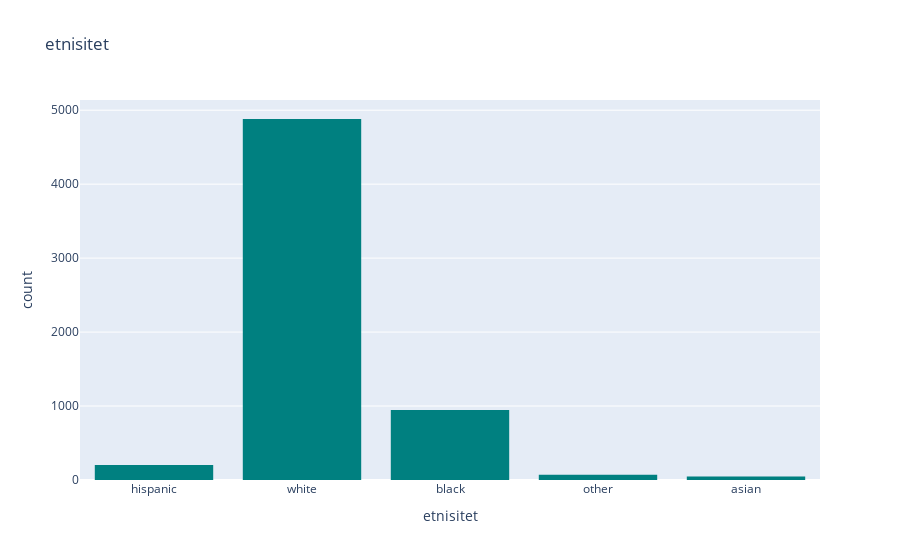
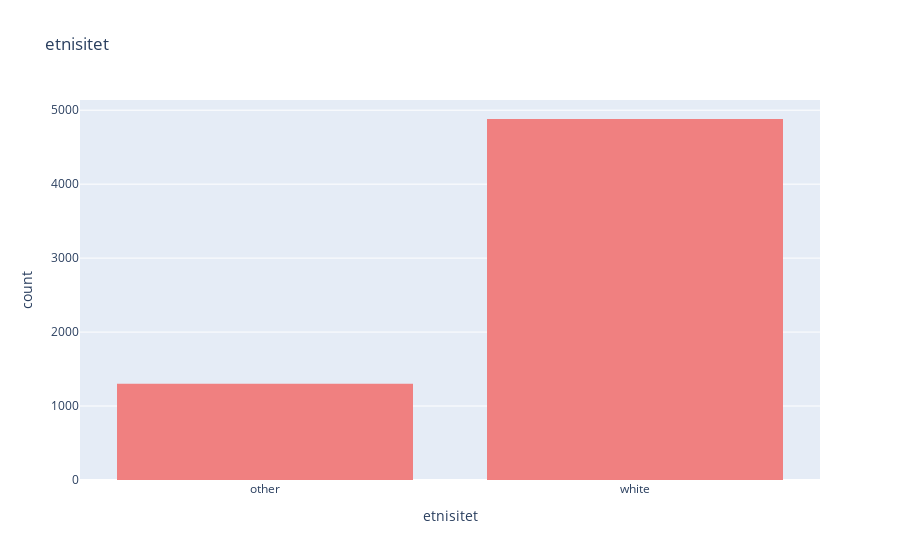

Write notebook code for charts like these, in order.
### Markdown cell above
Etnistet, gjør om manglende verdier til other og samler minoritetsgruppene til other for jevnere fordeling

### Code cell
histogram(X_train[["etnisitet"]])


X_train["etnisitet"] = X_train["etnisitet"].fillna("other")
X_val["etnisitet"] = X_val["etnisitet"].fillna("other")
X_test["etnisitet"] = X_test["etnisitet"].fillna("other")


X_train["etnisitet"] = X_train["etnisitet"].replace({"black": "other", "hispanic": "other", "asian": "other", "other": "other"})
X_test["etnisitet"] = X_test["etnisitet"].replace({"black": "other", "hispanic": "other", "asian": "other", "other": "other"})
X_val["etnisitet"] = X_val["etnisitet"].replace({"black": "other", "hispanic": "other", "asian": "other", "other": "other"})


histogram(X_train[["etnisitet"]], color="lightcoral")

### Figure 1 — Plotly figure (JSON) as saved in the notebook; plotly's stock layout.template omitted (floating-point values rounded to 4 significant figures; data arrays with more than 128 entries replaced by an {"elided": "..."} marker saying what was removed)
{"data": [{"alignmentgroup": "True", "bingroup": "x", "hovertemplate": "etnisitet=%{x}<br>count=%{y}<extra></extra>", "legendgroup": "", "marker": {"color": "teal", "pattern": {"shape": ""}}, "name": "", "offsetgroup": "", "orientation": "v", "showlegend": false, "type": "histogram", "x": {"elided": "6184 str values"}, "xaxis": "x", "yaxis": "y"}], "layout": {"barmode": "relative", "legend": {"tracegroupgap": 0}, "title": {"text": "etnisitet"}, "xaxis": {"anchor": "y", "domain": [0, 1], "title": {"text": "etnisitet"}}, "yaxis": {"anchor": "x", "domain": [0, 1], "title": {"text": "count"}}}}

### Figure 2 — Plotly figure (JSON) as saved in the notebook; plotly's stock layout.template omitted (floating-point values rounded to 4 significant figures; data arrays with more than 128 entries replaced by an {"elided": "..."} marker saying what was removed)
{"data": [{"alignmentgroup": "True", "bingroup": "x", "hovertemplate": "etnisitet=%{x}<br>count=%{y}<extra></extra>", "legendgroup": "", "marker": {"color": "lightcoral", "pattern": {"shape": ""}}, "name": "", "offsetgroup": "", "orientation": "v", "showlegend": false, "type": "histogram", "x": {"elided": "6184 str values"}, "xaxis": "x", "yaxis": "y"}], "layout": {"barmode": "relative", "legend": {"tracegroupgap": 0}, "title": {"text": "etnisitet"}, "xaxis": {"anchor": "y", "domain": [0, 1], "title": {"text": "etnisitet"}}, "yaxis": {"anchor": "x", "domain": [0, 1], "title": {"text": "count"}}}}
